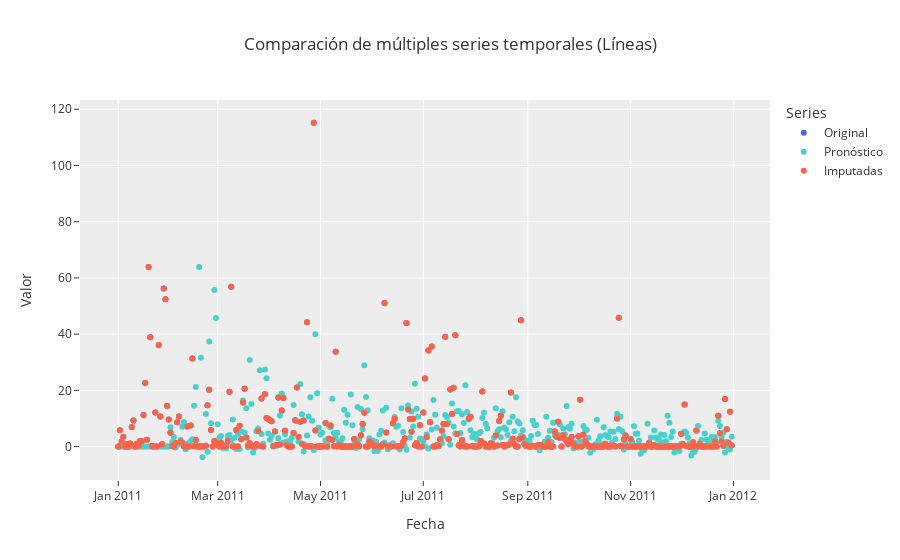

The cell this chart's notebook holds for it:
### Code cell
# Predecir valores (incluyendo los NaN)
# Asegurar que las predicciones no sean negativas
predicciones = modelo_ajustado.predict(start=0, end=len(datos) - 1)
#predicciones[predicciones < 0] = 0


# Crear la serie imputada
serie_imputada = datos['value'].copy()
nan_indices = datos['value'].isna()  # Índices con NaN en la serie original
serie_imputada[nan_indices] = predicciones[nan_indices]  # Rellenar NaN con predicciones

# Calcular RMSE entre los valores reales (sin NaN) y las predicciones
rmse = np.sqrt(mean_squared_error(datos['value'].dropna(), predicciones[~nan_indices]))
print(f"RMSE entre los valores reales e imputados: {rmse:.2f}")

# Agregar las series al DataFrame original para visualización
datos['value_forecast'] = predicciones  # Serie de pronóstico
datos['value_imputed'] = serie_imputada  # Serie imputada combinada

# Visualizar las tres series con multi_line
fig = multi_line(
    Original=datos['value'],
    Pronóstico=datos['value_forecast'],
    Imputadas=datos['value_imputed']
)
fig.show()

# Imprimir el DataFrame con las tres series
print(datos)

### Figure 1 — Plotly figure (JSON) as saved in the notebook; plotly's stock layout.template omitted (floating-point values rounded to 4 significant figures; data arrays with more than 128 entries replaced by an {"elided": "..."} marker saying what was removed)
{"data": [{"line": {"color": "royalblue"}, "mode": "markers", "name": "Original", "type": "scatter", "x": {"elided": "365 str values"}, "y": {"elided": "365 float values"}}, {"line": {"color": "mediumturquoise"}, "mode": "markers", "name": "Pronóstico", "type": "scatter", "x": {"elided": "365 str values"}, "y": {"elided": "365 float values"}}, {"line": {"color": "tomato"}, "mode": "markers", "name": "Imputadas", "type": "scatter", "x": {"elided": "365 str values"}, "y": {"elided": "365 float values"}}], "layout": {"legend": {"title": {"text": "Series"}}, "title": {"text": "Comparación de múltiples series temporales (Líneas)"}, "xaxis": {"title": {"text": "Fecha"}}, "yaxis": {"title": {"text": "Valor"}}}}
